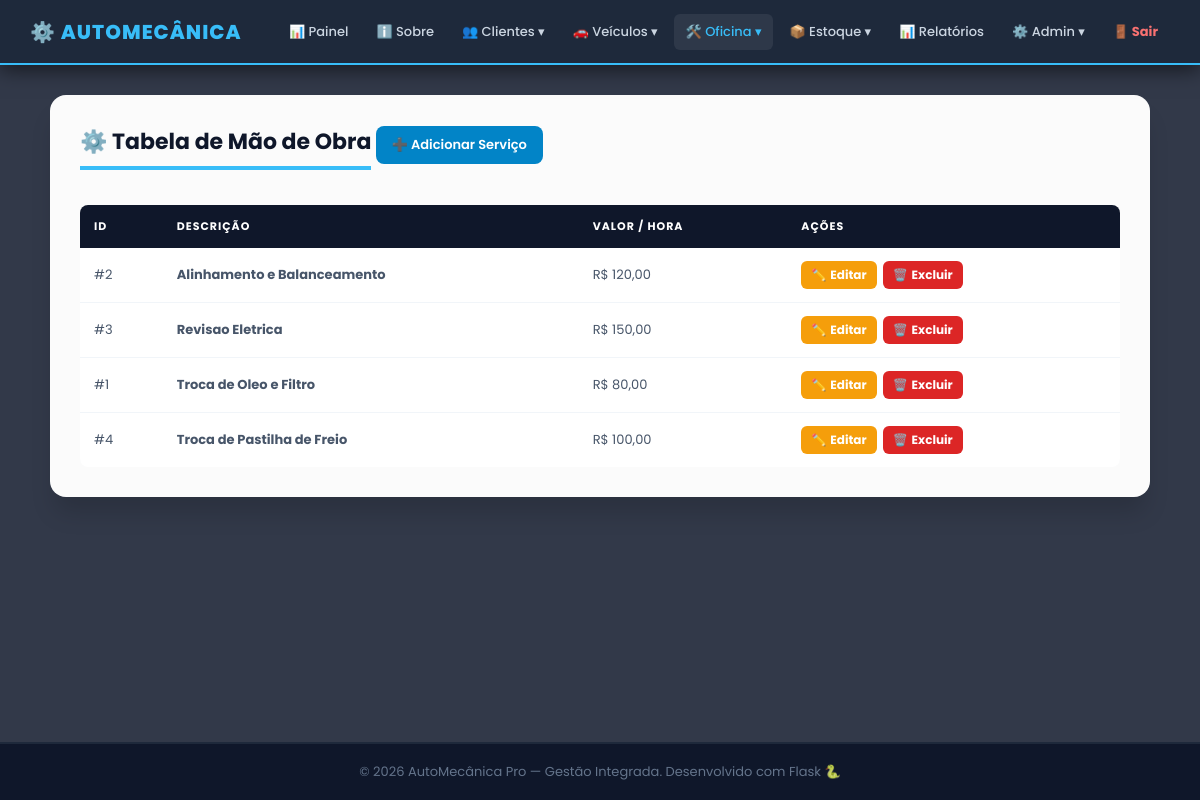
The app's page /servico (signed in) with its own data.
### app.py (models this page shows)
class Servico(db.Model):
    __tablename__ = 'servico'
    id_servico = db.Column(db.Integer, primary_key=True)
    descricao  = db.Column(db.String(150), nullable=False)
    valor_hora = db.Column(db.Numeric(10, 2), nullable=False)

### app.py (the view)
@app.route('/servico')
@login_required
def servico_consultar():
    return render_template('servico/consultar.html', controller='servico',
                           servicos=Servico.query.order_by(Servico.descricao).all())

### app.py (called while the page is built)
def login_required(f):
    @wraps(f)
    def decorated(*args, **kwargs):
        if 'usuario_id' not in session:
            return redirect(url_for('login'))
        return f(*args, **kwargs)
    return decorated

def format_brl(value):
    try:
        return f"R$ {float(value):,.2f}".replace(',', 'X').replace('.', ',').replace('X', '.')
    except:
        return 'R$ 0,00'

@app.before_request
def csrf_protect():
    if request.method == 'POST':
        token_sessao = session.get('_csrf_token')
        token_form   = request.form.get('csrf_token')
        if not token_sessao or not token_form or not hmac.compare_digest(token_sessao, token_form):
            abort(400, description='Token CSRF invalido ou ausente. Recarregue a pagina e tente novamente.')

### templates/servico/consultar.html (shortened to what this page needs)
{% extends 'base.html' %}
{% block content %}
<div class="cartao card-lg">
    <h3>⚙️ Tabela de Mão de Obra</h3>
    <a href="{{ url_for('servico_cadastrar') }}" class="btn-add">➕ Adicionar Serviço</a>
    <div class="tabela-wrapper tbl-desktop">
        <table>
            <thead><tr><th>ID</th><th>Descrição</th><th>Valor / Hora</th><th>Ações</th></tr></thead>
            <tbody>
                {% for s in servicos %}
                <tr>
                    <td>#{{ s.id_servico }}</td>
                    <td><b>{{ s.descricao }}</b></td>
                    <td>{{ format_brl(s.valor_hora) }}</td>
                    <td><div class="acoes">
                        <a href="{{ url_for('servico_editar', id=s.id_servico) }}" class="btn-ed">✏️<span class="txt"> Editar</span></a>
                        <a href="{{ url_for('servico_excluir', id=s.id_servico) }}" class="btn-ex" onclick="return confirm('Excluir serviço?')">🗑️<span class="txt"> Excluir</span></a>
                    </div></td>
                </tr>
                {% else %}
                <tr><td colspan="4" style="text-align:center;color:#94a3b8;padding:30px;">Nenhum serviço cadastrado.</td></tr>
                {% endfor %}
            </tbody>
        </table>
    </div>
</div>
{% endblock %}

### public/css/main.css (style rules this page uses)
* { margin:0; padding:0; box-sizing:border-box; font-family:'Poppins',sans-serif; }
body { display:flex; flex-direction:column; min-height:100vh; color:#334155; background: url('https://images.unsplash.com/photo-1619642751034-765dfdf7c58e?q=80&w=1920&auto=format&fit=crop') no-repeat center center fixed; background-size:cover; }
.cartao { background-color:rgba(255,255,255,0.98); width:100%; padding:30px; border-radius:16px; box-shadow:0 20px 25px -5px rgba(0,0,0,0.15); margin-bottom:25px; }
.card-lg { max-width:1100px; }
.cartao h3 { margin-bottom:20px; color:#0f172a; font-size:22px; border-bottom:4px solid #38bdf8; padding-bottom:8px; display:inline-block; }
.tabela-wrapper { overflow-x:auto; -webkit-overflow-scrolling:touch; margin-top:15px; border-radius:8px; }
table { width:100%; border-collapse:collapse; background-color:white; min-width:500px; }
th { background-color:#0f172a; padding:13px 14px; text-align:left; color:white; font-size:11px; text-transform:uppercase; letter-spacing:1px; white-space:nowrap; }
td { padding:13px 14px; border-bottom:1px solid #f1f5f9; font-size:13px; color:#475569; }
tr:last-child td { border-bottom:none; }
.btn-add { background-color:#0284c7; color:white; padding:9px 16px; border-radius:8px; text-decoration:none; font-weight:600; font-size:13px; display:inline-block; margin-bottom:12px; }
.acoes { display:flex; gap:6px; flex-wrap:nowrap; align-items:center; }
.btn-ed, .btn-ex, .btn-det, .btn-ok { display:inline-flex; align-items:center; gap:4px; padding:5px 10px; border-radius:6px; text-decoration:none; font-weight:700; font-size:12px; white-space:nowrap; cursor:pointer; border:none; transition:0.2s; }
.btn-ed { background:#f59e0b; color:white; }
.btn-ex { background:#dc2626; color:white; }
.btn-ed .txt, .btn-ex .txt, .btn-det .txt, .btn-ok .txt { display:inline; }

### public/css/mobile.css (style rules this page uses)
.tbl-desktop { display: block; }

### records on screen
Servico: id_servico "2", descricao "Alinhamento e Balanceamento", valor_hora "R$ 120,00"
Servico: id_servico "3", descricao "Revisao Eletrica", valor_hora "R$ 150,00"
Servico: id_servico "1", descricao "Troca de Oleo e Filtro", valor_hora "R$ 80,00"
Servico: id_servico "4", descricao "Troca de Pastilha de Freio", valor_hora "R$ 100,00"
